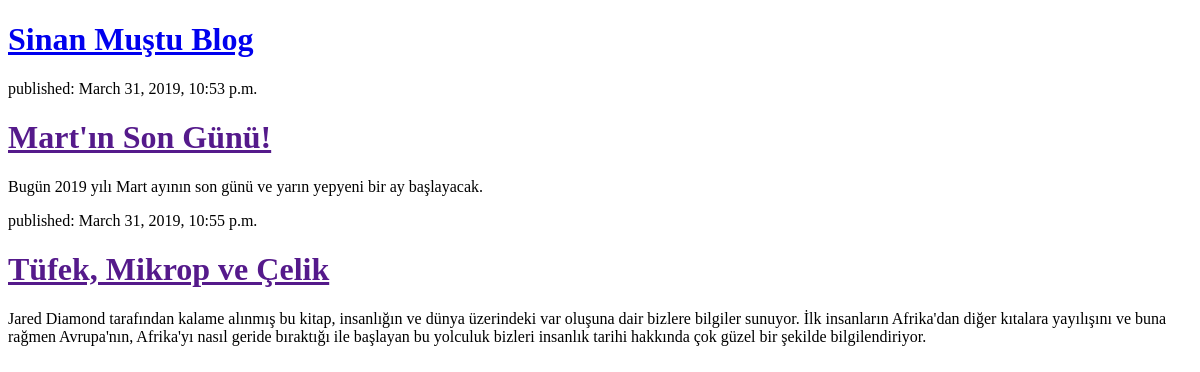
Before: / with the older database file.
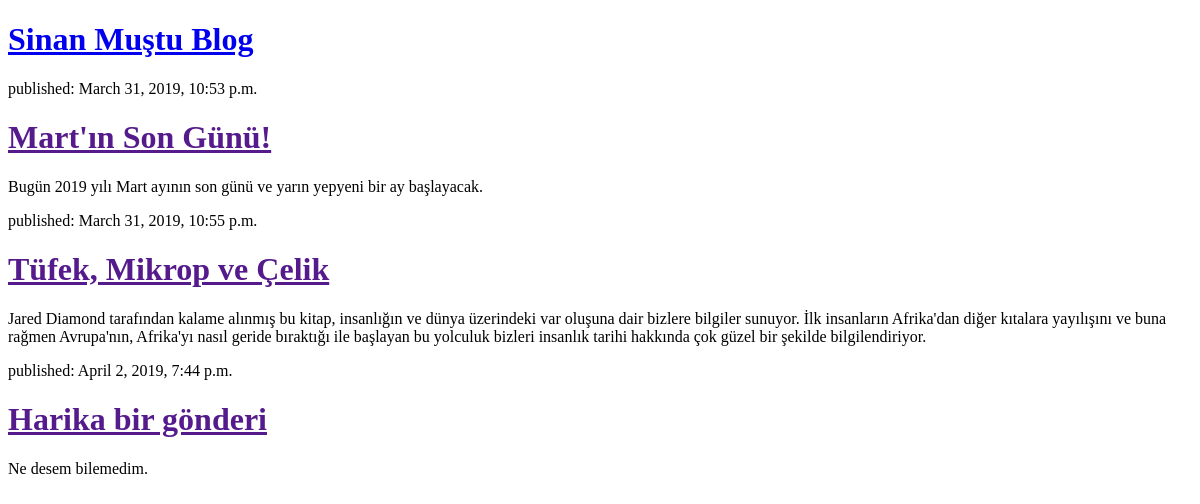
After: the same page with the newer database file.
### blog/models.py (models this page shows, shortened)
class Post(models.Model):
    author = models.ForeignKey('auth.User', on_delete=models.CASCADE)
    title = models.CharField(max_length=200)
    text = models.TextField()
    created_date = models.DateTimeField(
        default=timezone.now)
    published_date = models.DateTimeField(
        blank = True, null=True)

### blog/views.py (the view)
# urls.py: path('', views.post_list, name='post_list'),
def post_list(request):
    posts = Post.objects.filter(published_date__lte=timezone.now()).order_by('published_date')
    return render(request, 'blog/post_list.html', {'posts': posts})

### blog/templates/blog/post_list.html (shortened to what this page needs)
<!DOCTYPE html>
<html lang="en">
    <head>
    </head>
    <body>
        <div>
            <h1><a href="/">Sinan Muştu Blog</a></h1>
        </div>
        {% for post in posts %}
            <div>
                <p>published:  {{ post.published_date }}</p>
                <h1><a href="">{{post.title}}</a></h1>
                <p>{{post.text|linebreaksbr}}</p>
            </div>
        {% endfor %}
    </body>
</html>

Changed rows visible on the page:
added Post: published_date "April 2, 2019, 7:44 p.m.", title "Harika bir gönderi", text "Ne desem bilemedim."
